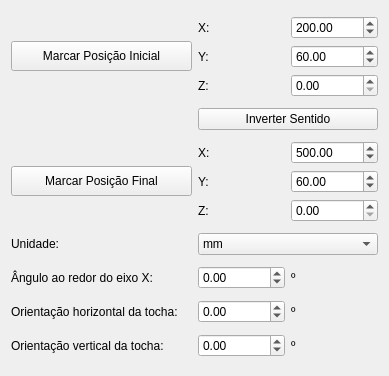
<?xml version="1.0" encoding="UTF-8"?>
<ui version="4.0">
 <class>TrajRectParamsWidget</class>
 <widget class="QWidget" name="TrajRectParamsWidget">
  <property name="geometry">
   <rect>
    <x>0</x>
    <y>0</y>
    <width>389</width>
    <height>376</height>
   </rect>
  </property>
  <property name="windowTitle">
   <string>Form</string>
  </property>
  <layout class="QGridLayout" name="gridLayout_3">
   <item row="0" column="0">
    <widget class="QPushButton" name="markInitPositionButton">
     <property name="minimumSize">
      <size>
       <width>0</width>
       <height>30</height>
      </size>
     </property>
     <property name="text">
      <string>Marcar Posição Inicial</string>
     </property>
    </widget>
   </item>
   <item row="0" column="1">
    <layout class="QGridLayout" name="gridLayout_2">
     <item row="2" column="0">
      <widget class="QLabel" name="label_32">
       <property name="text">
        <string>Z:</string>
       </property>
      </widget>
     </item>
     <item row="1" column="0">
      <widget class="QLabel" name="label_33">
       <property name="text">
        <string>Y:</string>
       </property>
      </widget>
     </item>
     <item row="0" column="1">
      <widget class="QDoubleSpinBox" name="xinitSpinBoxx">
       <property name="sizePolicy">
        <sizepolicy hsizetype="Minimum" vsizetype="Fixed">
         <horstretch>0</horstretch>
         <verstretch>0</verstretch>
        </sizepolicy>
       </property>
       <property name="maximum">
        <double>850.000000000000000</double>
       </property>
       <property name="value">
        <double>200.000000000000000</double>
       </property>
      </widget>
     </item>
     <item row="0" column="0">
      <widget class="QLabel" name="label_34">
       <property name="text">
        <string>X:</string>
       </property>
      </widget>
     </item>
     <item row="1" column="1">
      <widget class="QDoubleSpinBox" name="yinitSpinBoxx">
       <property name="maximum">
        <double>750.000000000000000</double>
       </property>
       <property name="value">
        <double>60.000000000000000</double>
       </property>
      </widget>
     </item>
     <item row="2" column="1">
      <widget class="QDoubleSpinBox" name="zinitSpinBoxx"/>
     </item>
    </layout>
   </item>
   <item row="1" column="1">
    <widget class="QPushButton" name="invertDirectionButton">
     <property name="text">
      <string>Inverter Sentido</string>
     </property>
    </widget>
   </item>
   <item row="2" column="0">
    <widget class="QPushButton" name="markFinalPositionButton">
     <property name="minimumSize">
      <size>
       <width>0</width>
       <height>30</height>
      </size>
     </property>
     <property name="text">
      <string>Marcar Posição Final</string>
     </property>
    </widget>
   </item>
   <item row="2" column="1">
    <layout class="QGridLayout" name="gridLayout_28">
     <item row="0" column="0">
      <widget class="QLabel" name="label_36">
       <property name="text">
        <string>X:</string>
       </property>
      </widget>
     </item>
     <item row="0" column="1">
      <widget class="QDoubleSpinBox" name="xfinalSpinBoxx">
       <property name="maximum">
        <double>850.000000000000000</double>
       </property>
       <property name="value">
        <double>500.000000000000000</double>
       </property>
      </widget>
     </item>
     <item row="1" column="0">
      <widget class="QLabel" name="label_37">
       <property name="text">
        <string>Y:</string>
       </property>
      </widget>
     </item>
     <item row="1" column="1">
      <widget class="QDoubleSpinBox" name="yfinalSpinBoxx">
       <property name="maximum">
        <double>750.000000000000000</double>
       </property>
       <property name="value">
        <double>60.000000000000000</double>
       </property>
      </widget>
     </item>
     <item row="2" column="0">
      <widget class="QLabel" name="label_38">
       <property name="text">
        <string>Z:</string>
       </property>
      </widget>
     </item>
     <item row="2" column="1">
      <widget class="QDoubleSpinBox" name="zfinalSpinBoxx"/>
     </item>
    </layout>
   </item>
   <item row="3" column="0">
    <widget class="QLabel" name="label_29">
     <property name="text">
      <string>Unidade:</string>
     </property>
    </widget>
   </item>
   <item row="3" column="1">
    <widget class="QComboBox" name="initFinalPosUnitComboBox">
     <property name="sizeIncrement">
      <size>
       <width>0</width>
       <height>0</height>
      </size>
     </property>
     <item>
      <property name="text">
       <string>mm</string>
      </property>
     </item>
     <item>
      <property name="text">
       <string>cm</string>
      </property>
     </item>
     <item>
      <property name="text">
       <string>m</string>
      </property>
     </item>
     <item>
      <property name="text">
       <string>pulsos</string>
      </property>
     </item>
     <item>
      <property name="text">
       <string>&quot;</string>
      </property>
     </item>
    </widget>
   </item>
   <item row="4" column="0">
    <widget class="QLabel" name="label_35">
     <property name="text">
      <string>Ângulo ao redor do eixo X:</string>
     </property>
    </widget>
   </item>
   <item row="4" column="1">
    <layout class="QGridLayout" name="gridLayout_26">
     <item row="0" column="0">
      <widget class="QDoubleSpinBox" name="xangleSpinBoxx">
       <property name="minimum">
        <double>-90.000000000000000</double>
       </property>
       <property name="maximum">
        <double>90.000000000000000</double>
       </property>
      </widget>
     </item>
     <item row="0" column="1">
      <widget class="QLabel" name="label_48">
       <property name="text">
        <string>º</string>
       </property>
      </widget>
     </item>
    </layout>
   </item>
   <item row="5" column="0">
    <widget class="QLabel" name="label_51">
     <property name="text">
      <string>Orientação horizontal da tocha:</string>
     </property>
    </widget>
   </item>
   <item row="5" column="1">
    <layout class="QGridLayout" name="gridLayout_29">
     <item row="0" column="0">
      <widget class="QDoubleSpinBox" name="hAngleSpinBoxx">
       <property name="minimum">
        <double>-90.000000000000000</double>
       </property>
       <property name="maximum">
        <double>90.000000000000000</double>
       </property>
      </widget>
     </item>
     <item row="0" column="1">
      <widget class="QLabel" name="label_52">
       <property name="text">
        <string>º</string>
       </property>
      </widget>
     </item>
    </layout>
   </item>
   <item row="6" column="0">
    <widget class="QLabel" name="label_49">
     <property name="text">
      <string>Orientação vertical da tocha:</string>
     </property>
    </widget>
   </item>
   <item row="6" column="1">
    <layout class="QGridLayout" name="gridLayout_27">
     <item row="0" column="0">
      <widget class="QDoubleSpinBox" name="vAngleSpinBoxx">
       <property name="minimum">
        <double>-90.000000000000000</double>
       </property>
       <property name="maximum">
        <double>90.000000000000000</double>
       </property>
      </widget>
     </item>
     <item row="0" column="1">
      <widget class="QLabel" name="label_50">
       <property name="text">
        <string>º</string>
       </property>
      </widget>
     </item>
    </layout>
   </item>
  </layout>
 </widget>
 <resources/>
 <connections/>
</ui>
